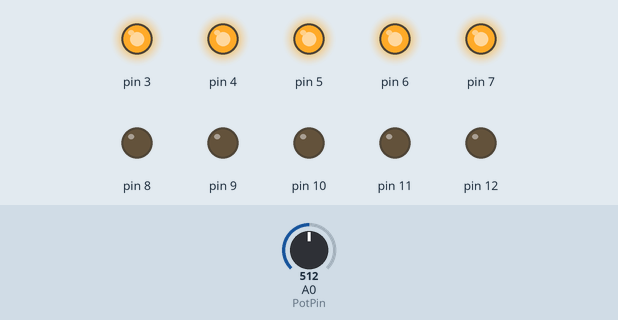
Bench run of a sketch on a simulated Arduino Uno, built with avr-gcc and run on an emulated ATmega328P. On the bench: output pins drawn as LEDs (lit = HIGH). The test bench sets the inputs (shaded band); at power-on: A0 (PotPin) = 512.

Above: at 1.2 s.
1.3 s: A0 (PotPin) set to 605
2.8 s: A0 (PotPin) set to 623
At 3.7 s:
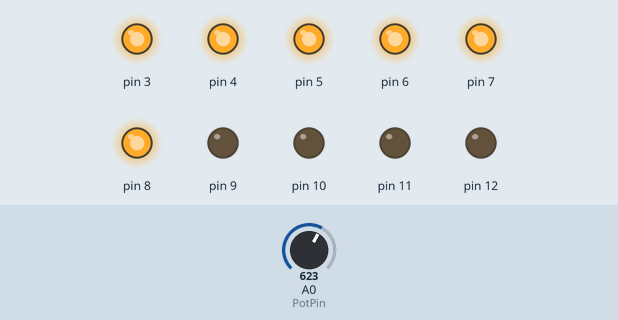
4.3 s: A0 (PotPin) set to 511
At 4.9 s:
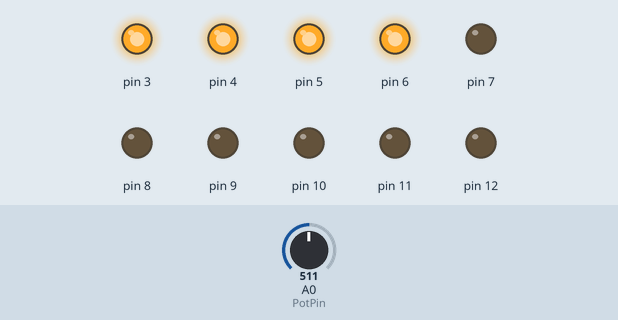
5.8 s: A0 (PotPin) set to 427
7.3 s: A0 (PotPin) set to 394
At 8.4 s:
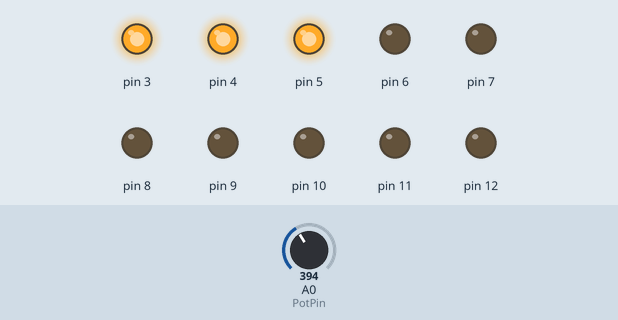
8.8 s: A0 (PotPin) set to 716
At 9.5 s:
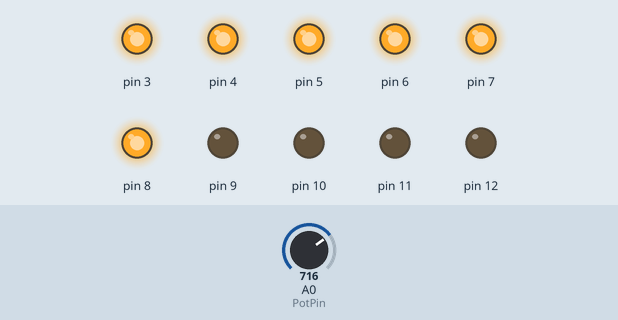
Timing chart, 0 to 11.3 s (numbered marks = the images above; inputs shaded):
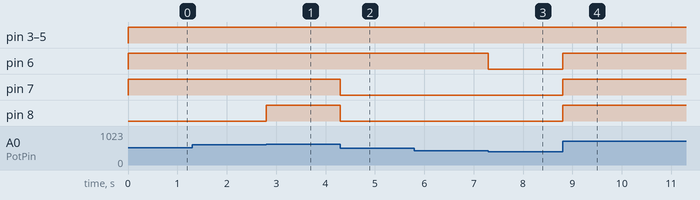

The sketch:

LEDBalken.ino
```cpp
// (licence header left out)
int PotPin = A0;

void setup()
{
    // Pins 3 bis 12 sind OUTPUT
    for (int pos = 0; pos < 10; ++pos) {
        pinMode(3 + pos, OUTPUT);
    }
}


void loop()
{
    // Lies analogen Wert im Bereich [0, 1023] ein, verwandle diesen
    // in einen Wert im Bereich [0, 10], ...
    int value = analogRead(PotPin);
    int show = map(value, 0, 1023, 0, 10);

    // ... und schalte entsprechend viele LEDs ein
    for (int pos = 0; pos < 10; ++pos) {
        digitalWrite(3 + pos, pos < show ? HIGH : LOW);
    }
}


/* IDEEN:
    1. Ändere die Anzeige so, dass immer nur eine LED aufleuchtet und je nach
    analogem Wert hin- und herwandert.
*/
```

Measured:
- the behaviour switches between 613 and 614 on A0 (PotPin) (found by bisection; images 0 and 1)
- the behaviour switches between 410 and 409 on A0 (PotPin) (found by bisection; images 2 and 3)
- after the input at 1.3 s, every drawn part: stays the same
- after the input at 2.8 s, pin 8: LOW → HIGH at once
- after the input at 4.3 s, pin 7, pin 8: HIGH → LOW at once
- after the input at 5.8 s, every drawn part: stays the same
- after the input at 7.3 s, pin 6: HIGH → LOW at once
- after the input at 8.8 s, pin 6–8: LOW → HIGH at once
